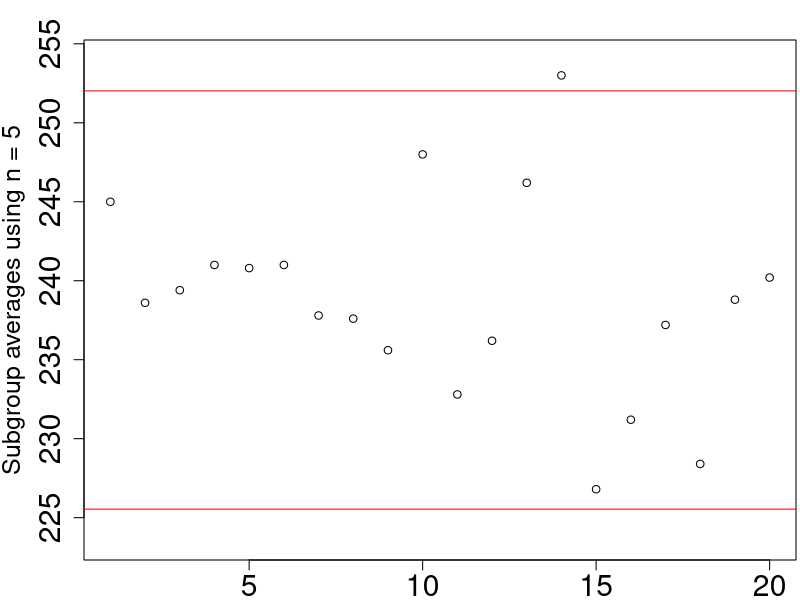
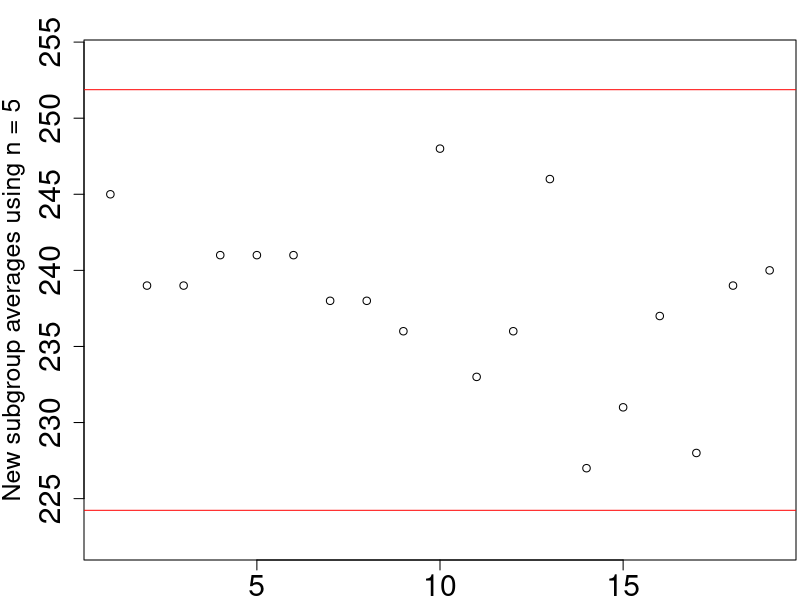

These charts were generated, in order, by the following R code:
# Read the column from the raw data
raw.data<-read.csv('rubber-colour.csv')

#head(raw.data)
#find the number of rows in raw.data - there are 100
samples <-dim(raw.data)[1]

N<-5

# create a matrix called reshaped
# fill reshaped with data from the Colour column of raw.data vector
# matrix syntax is (data, nrow, ncol)
# reshaped has 5 rows and 20 columns -- 
# each column is a subgroup of n = 5
reshaped <-matrix(raw.data$Colour, N, samples/N)

# calculate the mean and sd of each subgroup
# apply function calculates the standard deviation and mean of each subgroun
groups.S <- apply(reshaped, 2, sd)
groups.x <- apply(reshaped, 2, mean)

# calculate the grand mean and grand sd from the subgroups
xdb <- mean(groups.x) # grand mean
s.bar <- mean(groups.S) # grand sd

# calculate the correction factor, for n  = 5
# correction factor is used to correct s.bar
an.5 <- sqrt(2)*gamma(N/2)/(2*gamma(N/2-1/2))

# calculate the lower and the upper control limit
LCL <- xdb - 3*s.bar/(an.5*sqrt(N)) # 225
UCL <- xdb + 3*s.bar/(an.5*sqrt(N)) # 252

sum(4, 5)

c(sum(4, 5))
# display the results
c(LCL, UCL)
c(sum(groups.x<LCL), sum(groups.x>UCL)) # are there any subgroup outliers? [Yes]

# plot the results
# help(par)
par(mar=c(2, 4.2, 2, 0.2))
plot(groups.x, ylim=c(LCL - 2, UCL+2),
     ylab = "Subgroup averages using n = 5",
     xlab = "Sequence order",
     cex.lab = 1.5,
     cex.main =1.8,
     cex.sub = 1.8,
     cex.axis = 1.8)

abline(h=LCL, col="red")
abline(h=UCL, col="red")

# now exclude the unusual column of data, column 14

reshaped <-reshaped[, -14]
groups.S <-apply(reshaped, 2, sd)
groups.x <-round(apply(reshaped, 2, mean))

xdb <- mean(groups.x)
s.bar<-mean(groups.S)
LCL <- xdb - 3*s.bar/(an.5*sqrt(N))
UCL <- xdb + 3*s.bar/(an.5*sqrt(N))

c(LCL, UCL)
c(sum(groups.x<LCL), sum(groups.x>UCL)) 

# re-plot the data
par(mar=c(2, 4.2, 2, 0.2))
plot(groups.x, ylim=c(LCL - 2, UCL+2),
     ylab = "New subgroup averages using n = 5",
     xlab = "New sequence order",
     cex.lab = 1.5,
     cex.main =1.8,
     cex.sub = 1.8,
     cex.axis = 1.8)

abline(h=LCL, col="red")
abline(h=UCL, col="red")
